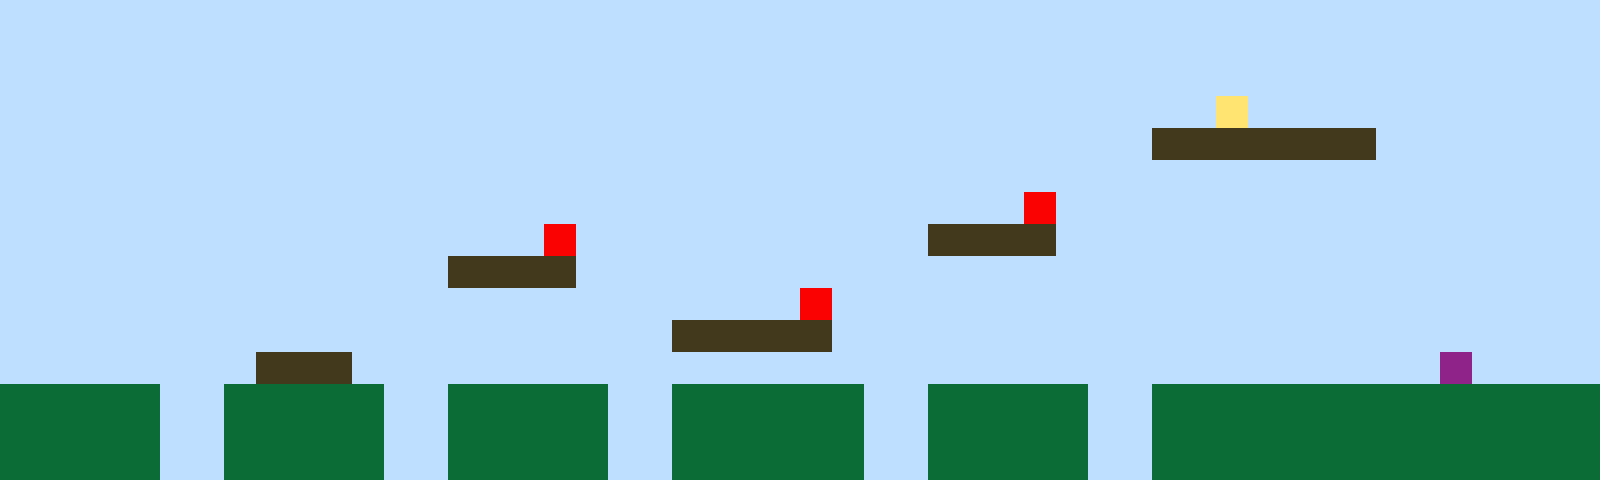

Rendered tile map (Tiled .tmx) drawn with the repository's tilesets; below, a short description and the full map source, tile grids included:
An orthogonal 50x15 tile map with 32x32 px tiles, 1 tile layer (Tile Layer 1).

<map version="1.10" tiledversion="1.11.2" orientation="orthogonal" renderorder="right-up" width="50" height="15" tilewidth="32" tileheight="32" infinite="0" nextlayerid="2" nextobjectid="1"><editorsettings><export target="map1.csv" format="csv" /></editorsettings><tileset firstgid="1" name="sprites" tilewidth="32" tileheight="32" tilecount="6" columns="3"><image source="sprites.png" width="96" height="64" /></tileset><layer id="1" name="Tile Layer 1" width="50" height="15"><data encoding="csv">1,1,1,1,1,1,1,1,1,1,1,1,1,1,1,1,1,1,1,1,1,1,1,1,1,1,1,1,1,1,1,1,1,1,1,1,1,1,1,1,1,1,1,1,1,1,1,1,1,1,1,1,1,1,1,1,1,1,1,1,1,1,1,1,1,1,1,1,1,1,1,1,1,1,1,1,1,1,1,1,1,1,1,1,1,1,1,1,1,1,1,1,1,1,1,1,1,1,1,1,1,1,1,1,1,1,1,1,1,1,1,1,1,1,1,1,1,1,1,1,1,1,1,1,1,1,1,1,1,1,1,1,1,1,1,1,1,1,1,1,1,1,1,1,1,1,1,1,1,1,1,1,1,1,1,1,1,1,1,1,1,1,1,1,1,1,1,1,1,1,1,1,1,1,1,1,1,1,1,1,1,1,1,1,1,1,1,1,4,1,1,1,1,1,1,1,1,1,1,1,1,1,1,1,1,1,1,1,1,1,1,1,1,1,1,1,1,1,1,1,1,1,1,1,1,1,1,1,1,1,1,1,1,1,1,1,3,3,3,3,3,3,3,1,1,1,1,1,1,1,1,1,1,1,1,1,1,1,1,1,1,1,1,1,1,1,1,1,1,1,1,1,1,1,1,1,1,1,1,1,1,1,1,1,1,1,1,1,1,1,1,1,1,1,1,1,1,1,1,1,1,1,1,1,1,1,1,1,1,1,1,1,1,1,1,1,1,1,1,1,1,1,1,1,1,1,1,1,1,1,1,1,5,1,1,1,1,1,1,1,1,1,1,1,1,1,1,1,1,1,1,1,1,1,1,1,1,1,1,1,1,1,1,1,1,1,1,5,1,1,1,1,1,1,1,1,1,1,1,3,3,3,3,1,1,1,1,1,1,1,1,1,1,1,1,1,1,1,1,1,1,1,1,1,1,1,1,1,1,1,1,1,1,1,3,3,3,3,1,1,1,1,1,1,1,1,1,1,1,1,1,1,1,1,1,1,1,1,1,1,1,1,1,1,1,1,1,1,1,1,1,1,1,1,1,1,1,1,1,1,1,1,1,1,1,1,1,1,1,1,1,1,1,1,1,5,1,1,1,1,1,1,1,1,1,1,1,1,1,1,1,1,1,1,1,1,1,1,1,1,1,1,1,1,1,1,1,1,1,1,1,1,1,1,1,1,1,1,1,1,1,3,3,3,3,3,1,1,1,1,1,1,1,1,1,1,1,1,1,1,1,1,1,1,1,1,1,1,1,1,1,1,1,1,1,1,1,1,3,3,3,1,1,1,1,1,1,1,1,1,1,1,1,1,1,1,1,1,1,1,1,1,1,1,1,1,1,1,1,1,1,1,1,1,1,6,1,1,1,1,2,2,2,2,2,1,1,2,2,2,2,2,1,1,2,2,2,2,2,1,1,2,2,2,2,2,2,1,1,2,2,2,2,2,1,1,2,2,2,2,2,2,2,2,2,2,2,2,2,2,2,2,2,2,2,1,1,2,2,2,2,2,1,1,2,2,2,2,2,1,1,2,2,2,2,2,2,1,1,2,2,2,2,2,1,1,2,2,2,2,2,2,2,2,2,2,2,2,2,2,2,2,2,2,2,1,1,2,2,2,2,2,1,1,2,2,2,2,2,1,1,2,2,2,2,2,2,1,1,2,2,2,2,2,1,1,2,2,2,2,2,2,2,2,2,2,2,2,2,2</data></layer></map>
